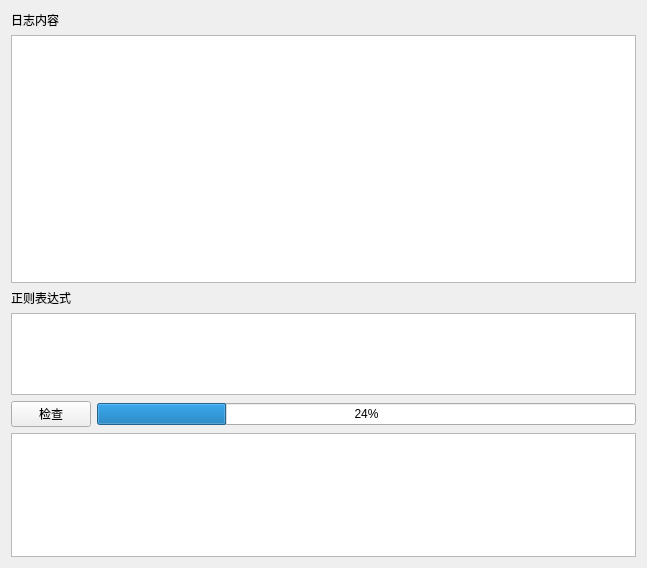
<?xml version="1.0" encoding="UTF-8"?>
<ui version="4.0">
 <class>RegexDebugger</class>
 <widget class="QWidget" name="RegexDebugger">
  <property name="geometry">
   <rect>
    <x>0</x>
    <y>0</y>
    <width>647</width>
    <height>568</height>
   </rect>
  </property>
  <property name="windowTitle">
   <string>Form</string>
  </property>
  <layout class="QHBoxLayout" name="horizontalLayout_2">
   <item>
    <layout class="QVBoxLayout" name="verticalLayout_2">
     <item>
      <widget class="QLabel" name="label">
       <property name="text">
        <string>日志内容</string>
       </property>
      </widget>
     </item>
     <item>
      <widget class="QTextEdit" name="logTextEdit">
       <property name="sizePolicy">
        <sizepolicy hsizetype="Expanding" vsizetype="Expanding">
         <horstretch>30</horstretch>
         <verstretch>30</verstretch>
        </sizepolicy>
       </property>
       <property name="font">
        <font>
         <pointsize>15</pointsize>
        </font>
       </property>
      </widget>
     </item>
     <item>
      <widget class="QLabel" name="label_2">
       <property name="text">
        <string>正则表达式</string>
       </property>
      </widget>
     </item>
     <item>
      <widget class="QTextEdit" name="regexEdit">
       <property name="sizePolicy">
        <sizepolicy hsizetype="Expanding" vsizetype="Expanding">
         <horstretch>10</horstretch>
         <verstretch>10</verstretch>
        </sizepolicy>
       </property>
       <property name="font">
        <font>
         <pointsize>15</pointsize>
        </font>
       </property>
      </widget>
     </item>
     <item>
      <layout class="QHBoxLayout" name="horizontalLayout">
       <item>
        <widget class="QPushButton" name="checkButton">
         <property name="text">
          <string>检查</string>
         </property>
        </widget>
       </item>
       <item>
        <widget class="QProgressBar" name="progressBar">
         <property name="value">
          <number>24</number>
         </property>
        </widget>
       </item>
      </layout>
     </item>
     <item>
      <widget class="QTextEdit" name="resultEdit">
       <property name="sizePolicy">
        <sizepolicy hsizetype="Expanding" vsizetype="Expanding">
         <horstretch>15</horstretch>
         <verstretch>15</verstretch>
        </sizepolicy>
       </property>
       <property name="font">
        <font>
         <pointsize>14</pointsize>
        </font>
       </property>
      </widget>
     </item>
    </layout>
   </item>
  </layout>
 </widget>
 <resources/>
 <connections/>
</ui>
